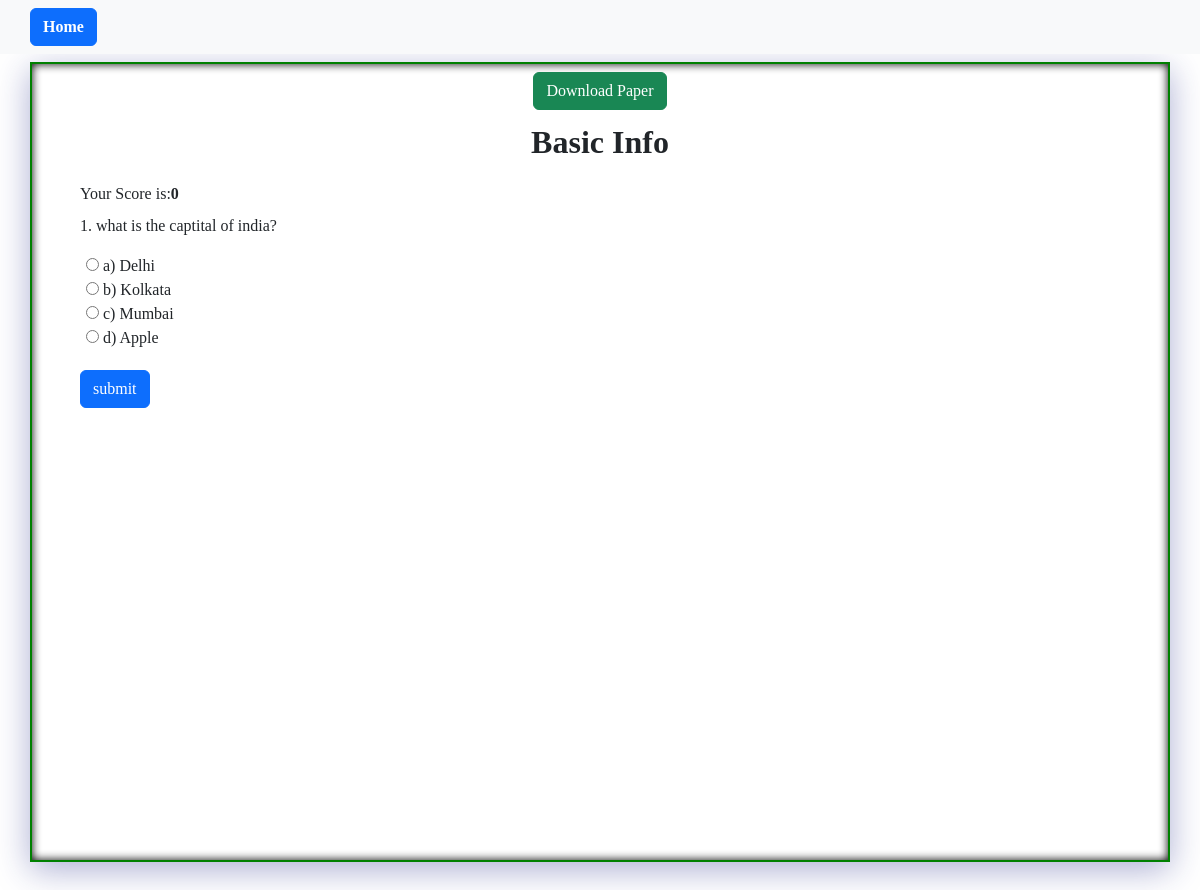
/questions/10, run on the app's committed database.
### website/models.py (models this page shows, shortened)
class QuizHeading(models.Model):
    name=models.TextField(null=True)

class MCQ_Gen(models.Model):
    name=models.ForeignKey(QuizHeading,on_delete=models.CASCADE),
    code=models.IntegerField(null=True)
    que=models.TextField(null=True)
    ans=models.TextField(null=True)
    opt1=models.TextField(null=True)
    opt2=models.TextField(null=True)
    opt3=models.TextField(null=True)
    opt4=models.TextField(null=True)

### website/views.py (the view)
# urls.py: path('questions/<int:id>',views.questions,name='questions'),
def questions(request,id):
    context={
        "data":MCQ_Gen.objects.filter(code=id),
        "name":QuizHeading.objects.get(id=id).name,
        "id":id,
    }
    return render(request,'questions.html',context)

### templates/questions.html (shortened to what this page needs)
<!DOCTYPE html>
<html lang="en">
<head>
    <link href="https://cdn.jsdelivr.net/npm/bootstrap@5.3.3/dist/css/bootstrap.min.css" rel="stylesheet">
</head>
<body>
{% include "nav.html" %}
<div class="container mt-2 mb-5  p-5 pt-2  box">
    <div class="container text-center mb-2">
        <button class="btn btn-success" id="downloadQuestionPaper">Download Paper</button>
    </div>
    <div class="container text-center fs-2 mb-3 fw-bold" value="{{name}}" id="QuePName" >{{name}}</div>
    <div class="scorecounter mb-2">Your Score is:<span class="fw-bold" id="score">0 </span></div>
    {% if data %}
    {% for i in data %}
    <div class="question checkquestion">
        <p>{{ forloop.counter }}. {{i.que}}</p>
        <div class="options">
            <input type="radio" data="same" name="q{{ forloop.counter }}" arans={{opt2}} brans={{opt3}}  crans="{{i.ans}}" drans="{{opt4}}" id="hel" value="{{i.opt1}}"> a) {{i.opt1}}<br>
            <input type="radio" data="same" name="q{{ forloop.counter }}" arans={{opt2}} brans={{opt3}}  crans="{{i.ans}}" drans="{{opt4}}" id="hel" value="{{i.opt2}}"> b) {{i.opt2}}<br>
            <input type="radio" data="same" name="q{{ forloop.counter }}" arans={{opt2}} brans={{opt3}}  crans="{{i.ans}}" drans="{{opt4}}" id="hel" value="{{i.opt3}}"> c) {{i.opt3}}<br>
            <input type="radio" data="same" name="q{{ forloop.counter }}" arans={{opt2}} brans={{opt3}}  crans="{{i.ans}}" drans="{{opt4}}" id="hel" value="{{i.opt4}}"> d) {{i.opt4}}<br>
        </div>
    </div>
    {% endfor %}
    {% else %}
    <h1>No, Question..</h1>
    {% endif %}
    <button class="btn btn-primary" id="submit"  type="submit" >submit</button>
</div>
</body>
</html>

### templates/questions.html (style rules this page uses)
* { padding:0; margin:0; box-sizing:border-box; font-family: Tahoma; }
body { height:100%; width:100%; }
.question { margin-bottom: 20px; }
.options { margin-left: 6px; }
.box { background: #ffffff; min-height: 100vh; width: 98%; border: 2px solid green; box-shadow: inset 0 0 10px black, 0 8px 32px 0 rgba(31, 38, 135, 0.37); }

### data on the page
QuizHeading: name "Basic Info"
MCQ_Gen: que "what is the captital of india?", opt1 "Delhi", opt2 "Kolkata", opt3 "Mumbai", opt4 "Apple"
